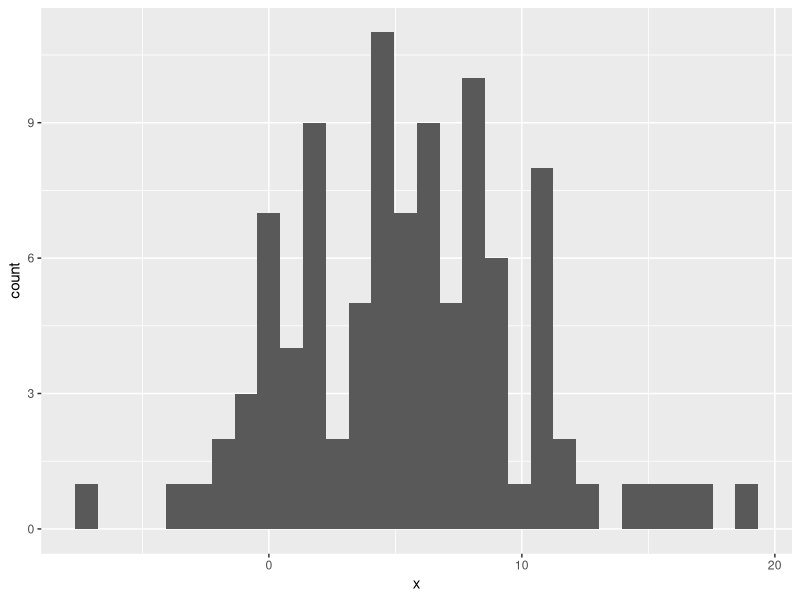

Reproduce this figure in R.
##########################
## MLE: in-class exercises
##########################

# Q1: The following dataset is from a normal distribution, please estimate the mean and sd parameters, 
# (cont.) as well as the variance of estimate
library(ggplot2)

mydata=data.frame(c(7.1507,12.336,-4.0354,8.4487,6.2751,-0.23075,3.2656,6.3705,19.314,16.078,-0.39955,17.14,7.9016,4.7478,7.859,
         4.1801,4.5034,10.959,10.636,10.669,7.686,0.17005,7.869,11.521,6.9556,9.1388,7.9075,3.7862,6.1755,1.8509,8.5536,
         0.41172,0.72452,1.762,-6.7771,10.754,6.3008,1.9803,10.481,-1.8461,4.591,4.0342,6.2768,6.2514,1.5405,4.8798,
         4.3405,7.5108,9.3731,9.4371,1.5454,5.3094,0.14353,0.546,4.9726,11.131,1.9213,6.4855,4.0977,9.4694,0.64374,
         5.1302,7.2101,9.4024,11.177,5.3437,-0.96636,2.0308,0.75367,14.402,2.5376,7.9923,4.2303,8.5544,1.9406,-0.60908,
         -0.6895,6.9528,4.2905,4.2158,10.677,6.1663,5.7912,11.351,1.7821,7.7865,8.3404,4.0251,5.8627,0.33662,0.40819,
         5.4195,7.889,15.342,2.3324,5.7493,4.67,-2.7321,3.2441,-2.1787))

names(mydata) <- "x"

ggplot(mydata, aes(x = x)) + geom_histogram()

LL1<-function(mu,sigma){
  R=dnorm(mydata$x,mu,sigma) # Density of the normal distribution
  return(-sum(log(R))) # Must be negative to find the maximum (mle will find minimum by default)
}

# Use mle function to get the estimate
library(stats4)

# lower = c(mu, sigma), upper = c(mu, sigma)
esti <- mle(LL1, start=list(mu=1,sigma=1), method="L-BFGS-B",lower = c(-Inf, 0), upper = c(Inf, Inf))
esti
summary(esti)
esti_mean <- coef(esti)[1]
esti_sd <- coef(esti)[2]

# Q2: test the nul hypothesis: mean=3 using Wald statistic and likelihood ratio
## Wald statistic
## hint: use "pnorm" function
z <- (esti_mean - 3) / esti_sd
1 - pnorm(z, 0, 1)

## Likelihood ratio
## hint: use "pchisq" function
